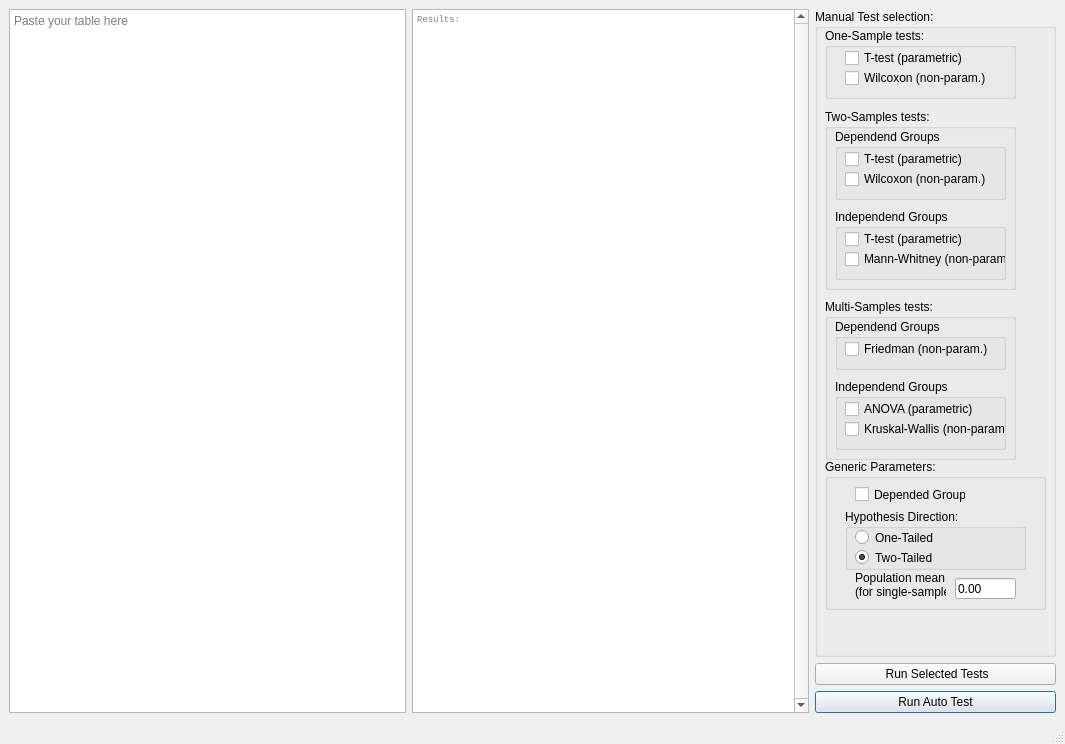
<?xml version="1.0" encoding="UTF-8"?>
<ui version="4.0">
 <class>MainWindow</class>
 <widget class="QMainWindow" name="MainWindow">
  <property name="geometry">
   <rect>
    <x>0</x>
    <y>0</y>
    <width>1065</width>
    <height>744</height>
   </rect>
  </property>
  <property name="windowTitle">
   <string>Statistics</string>
  </property>
  <property name="windowIcon">
   <iconset>
    <normaloff>pyc.ico</normaloff>pyc.ico</iconset>
  </property>
  <widget class="QWidget" name="centralwidget">
   <layout class="QHBoxLayout" name="horizontalLayout">
    <item>
     <widget class="QPlainTextEdit" name="input_field">
      <property name="placeholderText">
       <string>Paste your table here</string>
      </property>
     </widget>
    </item>
    <item>
     <widget class="QTextEdit" name="result_display">
      <property name="font">
       <font>
        <family>Consolas</family>
        <pointsize>7</pointsize>
       </font>
      </property>
      <property name="verticalScrollBarPolicy">
       <enum>Qt::ScrollBarAlwaysOn</enum>
      </property>
      <property name="readOnly">
       <bool>true</bool>
      </property>
      <property name="html">
       <string>&lt;!DOCTYPE HTML PUBLIC &quot;-//W3C//DTD HTML 4.0//EN&quot; &quot;http://www.w3.org/TR/REC-html40/strict.dtd&quot;&gt;
&lt;html&gt;&lt;head&gt;&lt;meta name=&quot;qrichtext&quot; content=&quot;1&quot; /&gt;&lt;style type=&quot;text/css&quot;&gt;
p, li { white-space: pre-wrap; }
&lt;/style&gt;&lt;/head&gt;&lt;body style=&quot; font-family:'Consolas'; font-size:7pt; font-weight:400; font-style:normal;&quot;&gt;
&lt;p style=&quot;-qt-paragraph-type:empty; margin-top:0px; margin-bottom:0px; margin-left:0px; margin-right:0px; -qt-block-indent:0; text-indent:0px; font-family:'monospace';&quot;&gt;&lt;br /&gt;&lt;/p&gt;&lt;/body&gt;&lt;/html&gt;</string>
      </property>
      <property name="placeholderText">
       <string>Results:</string>
      </property>
     </widget>
    </item>
    <item>
     <layout class="QVBoxLayout" name="buttonLayout">
      <item>
       <widget class="QGroupBox" name="groupBox_2">
        <property name="title">
         <string>Manual Test selection:</string>
        </property>
        <property name="checkable">
         <bool>false</bool>
        </property>
        <property name="checked">
         <bool>false</bool>
        </property>
        <widget class="QGroupBox" name="groupBox_4">
         <property name="geometry">
          <rect>
           <x>10</x>
           <y>19</y>
           <width>191</width>
           <height>71</height>
          </rect>
         </property>
         <property name="title">
          <string>One-Sample tests:</string>
         </property>
         <widget class="QCheckBox" name="t_test_single_sample">
          <property name="geometry">
           <rect>
            <x>20</x>
            <y>20</y>
            <width>161</width>
            <height>20</height>
           </rect>
          </property>
          <property name="text">
           <string>T-test (parametric)</string>
          </property>
         </widget>
         <widget class="QCheckBox" name="wilcoxon_single_sample">
          <property name="geometry">
           <rect>
            <x>20</x>
            <y>40</y>
            <width>161</width>
            <height>20</height>
           </rect>
          </property>
          <property name="text">
           <string>Wilcoxon (non-param.)</string>
          </property>
         </widget>
        </widget>
        <widget class="QGroupBox" name="groupBox_5">
         <property name="geometry">
          <rect>
           <x>10</x>
           <y>100</y>
           <width>191</width>
           <height>181</height>
          </rect>
         </property>
         <property name="title">
          <string>Two-Samples tests:</string>
         </property>
         <widget class="QGroupBox" name="groupBox_6">
          <property name="geometry">
           <rect>
            <x>10</x>
            <y>20</y>
            <width>171</width>
            <height>71</height>
           </rect>
          </property>
          <property name="title">
           <string>Dependend Groups</string>
          </property>
          <widget class="QCheckBox" name="wilcoxon">
           <property name="geometry">
            <rect>
             <x>10</x>
             <y>40</y>
             <width>161</width>
             <height>20</height>
            </rect>
           </property>
           <property name="text">
            <string>Wilcoxon (non-param.)</string>
           </property>
          </widget>
          <widget class="QCheckBox" name="t_test_paired">
           <property name="geometry">
            <rect>
             <x>10</x>
             <y>20</y>
             <width>161</width>
             <height>20</height>
            </rect>
           </property>
           <property name="text">
            <string>T-test (parametric)</string>
           </property>
          </widget>
         </widget>
         <widget class="QGroupBox" name="groupBox_7">
          <property name="geometry">
           <rect>
            <x>10</x>
            <y>100</y>
            <width>171</width>
            <height>71</height>
           </rect>
          </property>
          <property name="title">
           <string>Independend Groups</string>
          </property>
          <widget class="QCheckBox" name="mann_whitney">
           <property name="geometry">
            <rect>
             <x>10</x>
             <y>40</y>
             <width>161</width>
             <height>20</height>
            </rect>
           </property>
           <property name="text">
            <string>Mann-Whitney (non-param.)</string>
           </property>
          </widget>
          <widget class="QCheckBox" name="t_test_independend">
           <property name="geometry">
            <rect>
             <x>10</x>
             <y>20</y>
             <width>161</width>
             <height>20</height>
            </rect>
           </property>
           <property name="text">
            <string>T-test (parametric)</string>
           </property>
          </widget>
         </widget>
        </widget>
        <widget class="QGroupBox" name="groupBox">
         <property name="geometry">
          <rect>
           <x>10</x>
           <y>450</y>
           <width>221</width>
           <height>151</height>
          </rect>
         </property>
         <property name="title">
          <string>Generic Parameters:</string>
         </property>
         <property name="flat">
          <bool>false</bool>
         </property>
         <widget class="QCheckBox" name="dependendGroups">
          <property name="geometry">
           <rect>
            <x>30</x>
            <y>20</y>
            <width>111</width>
            <height>31</height>
           </rect>
          </property>
          <property name="text">
           <string>Depended Groups</string>
          </property>
         </widget>
         <widget class="QGroupBox" name="groupBox_3">
          <property name="geometry">
           <rect>
            <x>20</x>
            <y>50</y>
            <width>181</width>
            <height>61</height>
           </rect>
          </property>
          <property name="title">
           <string>Hypothesis Direction:</string>
          </property>
          <widget class="QRadioButton" name="oneTailed">
           <property name="geometry">
            <rect>
             <x>10</x>
             <y>20</y>
             <width>82</width>
             <height>17</height>
            </rect>
           </property>
           <property name="text">
            <string>One-Tailed</string>
           </property>
          </widget>
          <widget class="QRadioButton" name="twoTailed">
           <property name="geometry">
            <rect>
             <x>10</x>
             <y>40</y>
             <width>82</width>
             <height>17</height>
            </rect>
           </property>
           <property name="text">
            <string>Two-Tailed</string>
           </property>
           <property name="checked">
            <bool>true</bool>
           </property>
          </widget>
         </widget>
         <widget class="QLabel" name="label">
          <property name="geometry">
           <rect>
            <x>30</x>
            <y>110</y>
            <width>91</width>
            <height>31</height>
           </rect>
          </property>
          <property name="text">
           <string>Population mean:
(for single-sample)</string>
          </property>
         </widget>
         <widget class="QLineEdit" name="popMean">
          <property name="geometry">
           <rect>
            <x>130</x>
            <y>119</y>
            <width>61</width>
            <height>21</height>
           </rect>
          </property>
          <property name="acceptDrops">
           <bool>true</bool>
          </property>
          <property name="text">
           <string>0.00</string>
          </property>
          <property name="maxLength">
           <number>20</number>
          </property>
         </widget>
        </widget>
        <widget class="QGroupBox" name="groupBox_8">
         <property name="geometry">
          <rect>
           <x>10</x>
           <y>290</y>
           <width>191</width>
           <height>161</height>
          </rect>
         </property>
         <property name="title">
          <string>Multi-Samples tests:</string>
         </property>
         <widget class="QGroupBox" name="groupBox_11">
          <property name="geometry">
           <rect>
            <x>10</x>
            <y>20</y>
            <width>171</width>
            <height>51</height>
           </rect>
          </property>
          <property name="title">
           <string>Dependend Groups</string>
          </property>
          <widget class="QCheckBox" name="friedman">
           <property name="geometry">
            <rect>
             <x>10</x>
             <y>20</y>
             <width>161</width>
             <height>20</height>
            </rect>
           </property>
           <property name="text">
            <string>Friedman (non-param.)</string>
           </property>
          </widget>
         </widget>
         <widget class="QGroupBox" name="groupBox_12">
          <property name="geometry">
           <rect>
            <x>10</x>
            <y>80</y>
            <width>171</width>
            <height>71</height>
           </rect>
          </property>
          <property name="title">
           <string>Independend Groups</string>
          </property>
          <widget class="QCheckBox" name="anova">
           <property name="geometry">
            <rect>
             <x>10</x>
             <y>20</y>
             <width>161</width>
             <height>20</height>
            </rect>
           </property>
           <property name="text">
            <string>ANOVA (parametric)</string>
           </property>
          </widget>
          <widget class="QCheckBox" name="kruskal_wallis">
           <property name="geometry">
            <rect>
             <x>10</x>
             <y>40</y>
             <width>161</width>
             <height>20</height>
            </rect>
           </property>
           <property name="text">
            <string>Kruskal-Wallis (non-param.)</string>
           </property>
          </widget>
         </widget>
        </widget>
        <widget class="QLabel" name="errorMsg">
         <property name="geometry">
          <rect>
           <x>10</x>
           <y>600</y>
           <width>201</width>
           <height>41</height>
          </rect>
         </property>
         <property name="font">
          <font>
           <pointsize>7</pointsize>
          </font>
         </property>
         <property name="styleSheet">
          <string notr="true">color: 'red'</string>
         </property>
         <property name="text">
          <string/>
         </property>
         <property name="indent">
          <number>-1</number>
         </property>
        </widget>
       </widget>
      </item>
      <item>
       <widget class="QPushButton" name="runButton">
        <property name="text">
         <string>                    Run Selected Tests                   </string>
        </property>
        <property name="default">
         <bool>false</bool>
        </property>
       </widget>
      </item>
      <item>
       <widget class="QPushButton" name="runAutoButton">
        <property name="text">
         <string>Run Auto Test</string>
        </property>
        <property name="autoDefault">
         <bool>true</bool>
        </property>
        <property name="default">
         <bool>true</bool>
        </property>
       </widget>
      </item>
     </layout>
    </item>
   </layout>
  </widget>
  <widget class="QStatusBar" name="statusbar"/>
 </widget>
 <resources/>
 <connections/>
</ui>
